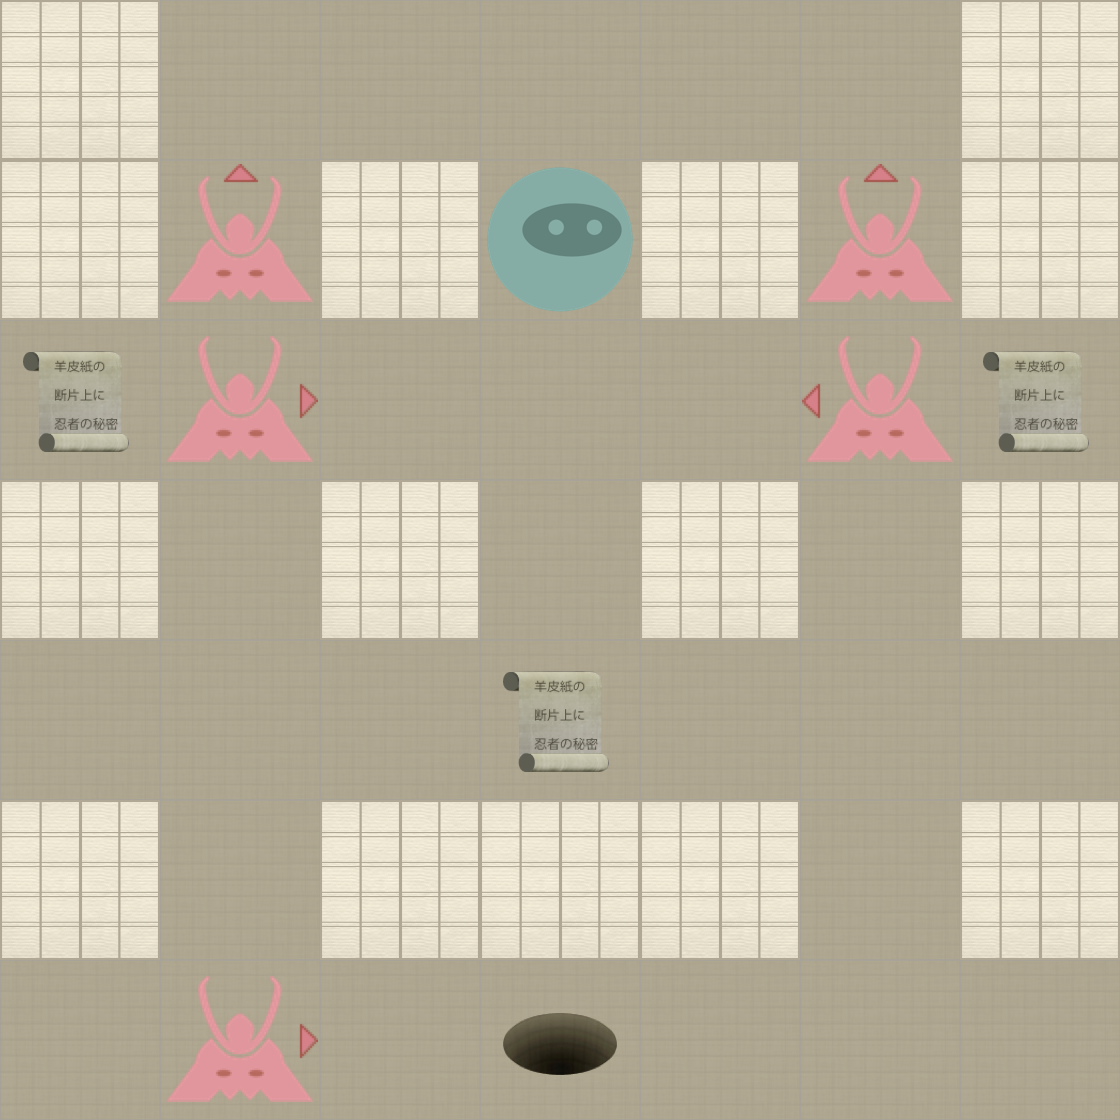

This game map was drawn from its Tiled (.tmx) file and the tilesets committed beside it. A one-line description and the trimmed map source follow:
An orthogonal 7x7 tile map with 160x160 px tiles, 2 tile layers (Level, Actors).

<map version="1.0" orientation="orthogonal" width="7" height="7" tilewidth="160" tileheight="160">
 <properties>
  <property name="moves" value="15" />
 </properties>
 <tileset firstgid="1" name="tiles" tilewidth="160" tileheight="160" spacing="2" margin="2">
  <image source="tiles-ipadhd.png" width="1024" height="1024" />
  <tile id="0">
   <properties>
    <property name="actor" value="exit" />
   </properties>
  </tile>
  <tile id="2">
   <properties>
    <property name="actor" value="guard" />
    <property name="direction" value="down" />
   </properties>
  </tile>
  <tile id="3">
   <properties>
    <property name="actor" value="guard" />
    <property name="direction" value="left" />
   </properties>
  </tile>
  <tile id="4">
   <properties>
    <property name="actor" value="guard" />
    <property name="direction" value="right" />
   </properties>
  </tile>
  <tile id="5">
   <properties>
    <property name="actor" value="guard" />
    <property name="direction" value="up" />
   </properties>
  </tile>
  <tile id="7">
   <properties>
    <property name="actor" value="player" />
   </properties>
  </tile>
  <tile id="8">
   <properties>
    <property name="actor" value="scroll" />
   </properties>
  </tile>
  <tile id="9">
   <properties>
    <property name="wall" value="1" />
   </properties>
  </tile>
 </tileset>
 <layer name="Level" width="7" height="7">
  <data>[49 cells, 49 non-empty, 2 distinct tile ids]</data>
 </layer>
 <layer name="Actors" width="7" height="7">
  <data>[49 cells, 10 non-empty, 6 distinct tile ids]</data>
 </layer>
</map>
